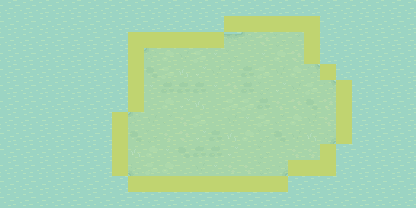

Rendered tile map (Tiled .tmx) drawn with the repository's tilesets; below, a short description and the full map source, tile grids included:
An orthogonal 26x13 tile map with 16x16 px tiles, 3 tile layers (water, grass, solidCollision), 2 tilesets.

<map version="1.10" tiledversion="1.11.2" orientation="orthogonal" renderorder="right-down" width="26" height="13" tilewidth="16" tileheight="16" infinite="0" nextlayerid="5" nextobjectid="1">
 <editorsettings>
  <export target="../Documents/RPG-game/data/tileData/level3/map.csv" format="csv" />
 </editorsettings>
 <tileset firstgid="1" source="Water.tsx" />
 <tileset firstgid="5" source="Grass.tsx" />
 <layer id="2" name="water" width="26" height="13">
  <data encoding="csv">
4,2,2,3,4,3,4,1,1,3,4,3,1,1,3,3,1,1,4,2,1,3,3,4,4,3,
3,4,3,1,1,3,2,1,4,2,1,1,1,1,2,3,3,2,2,3,2,1,1,2,1,2,
3,1,1,1,2,1,3,3,4,4,2,4,1,4,4,3,2,3,2,2,3,3,4,1,2,3,
4,1,3,4,1,4,4,4,4,1,2,4,3,1,2,3,4,4,2,3,3,4,1,3,3,3,
4,3,3,4,3,3,1,2,4,1,3,3,1,4,1,4,1,3,1,1,1,3,1,1,2,2,
1,4,2,2,2,3,2,4,2,4,1,4,4,2,3,2,4,2,4,1,4,3,4,1,2,4,
4,4,2,1,2,2,3,4,1,1,3,3,3,4,3,3,2,2,3,1,4,4,2,4,1,2,
4,4,2,2,2,2,4,3,1,2,1,2,4,2,4,2,3,4,2,4,3,3,2,1,3,3,
2,1,4,1,1,1,2,2,2,1,1,2,3,3,2,2,1,2,3,1,3,4,2,4,2,3,
2,3,3,4,1,4,4,3,1,4,1,4,4,1,2,3,2,4,2,4,2,1,3,4,4,3,
4,4,4,1,4,2,2,4,4,1,1,2,1,2,1,3,2,1,1,3,4,4,1,4,2,2,
3,1,2,4,1,1,4,4,4,1,2,2,3,1,3,1,4,4,2,2,1,3,4,1,4,2,
2,1,3,1,1,4,2,4,3,2,2,3,1,2,1,4,3,2,4,4,4,4,2,3,3,4
</data>
 </layer>
 <layer id="3" name="grass" width="26" height="13" opacity="0.31">
  <data encoding="csv">
0,0,0,0,0,0,0,0,0,0,0,0,0,0,0,0,0,0,0,0,0,0,0,0,0,0,
0,0,0,0,0,0,0,0,0,0,0,0,0,0,0,9,6,6,6,7,0,0,0,0,0,0,
0,0,0,0,0,0,0,0,0,9,6,6,6,6,6,33,65,62,61,18,0,0,0,0,0,0,
0,0,0,0,0,0,0,0,9,33,75,60,74,73,62,17,73,75,65,18,0,0,0,0,0,0,
0,0,0,0,0,0,0,0,16,63,74,71,72,60,73,64,74,60,75,32,7,0,0,0,0,0,
0,0,0,0,0,0,0,0,16,73,64,64,64,73,65,64,62,72,60,74,32,7,0,0,0,0,
0,0,0,0,0,0,0,0,16,17,75,72,71,17,74,74,64,76,65,63,65,18,0,0,0,0,
0,0,0,0,0,0,0,9,33,60,61,76,74,17,60,73,74,61,75,60,76,18,0,0,0,0,
0,0,0,0,0,0,0,16,63,62,76,65,72,64,71,75,62,63,60,71,21,29,0,0,0,0,
0,0,0,0,0,0,0,16,71,75,73,63,64,64,72,17,62,17,76,76,18,0,0,0,0,0,
0,0,0,0,0,0,0,27,22,74,75,17,60,73,76,76,62,21,28,28,29,0,0,0,0,0,
0,0,0,0,0,0,0,0,27,28,28,28,28,28,28,28,28,29,0,0,0,0,0,0,0,0,
0,0,0,0,0,0,0,0,0,0,0,0,0,0,0,0,0,0,0,0,0,0,0,0,0,0
</data>
 </layer>
 <layer id="4" name="solidCollision" width="26" height="13">
  <data encoding="csv">
0,0,0,0,0,0,0,0,0,0,0,0,0,0,0,0,0,0,0,0,0,0,0,0,0,0,
0,0,0,0,0,0,0,0,0,0,0,0,0,0,17,17,17,17,17,17,0,0,0,0,0,0,
0,0,0,0,0,0,0,0,17,17,17,17,17,17,0,0,0,0,0,17,0,0,0,0,0,0,
0,0,0,0,0,0,0,0,17,0,0,0,0,0,0,0,0,0,0,17,0,0,0,0,0,0,
0,0,0,0,0,0,0,0,17,0,0,0,0,0,0,0,0,0,0,0,17,0,0,0,0,0,
0,0,0,0,0,0,0,0,17,0,0,0,0,0,0,0,0,0,0,0,0,17,0,0,0,0,
0,0,0,0,0,0,0,0,17,0,0,0,0,0,0,0,0,0,0,0,0,17,0,0,0,0,
0,0,0,0,0,0,0,17,0,0,0,0,0,0,0,0,0,0,0,0,0,17,0,0,0,0,
0,0,0,0,0,0,0,17,0,0,0,0,0,0,0,0,0,0,0,0,0,17,0,0,0,0,
0,0,0,0,0,0,0,17,0,0,0,0,0,0,0,0,0,0,0,0,17,0,0,0,0,0,
0,0,0,0,0,0,0,17,0,0,0,0,0,0,0,0,0,0,17,17,17,0,0,0,0,0,
0,0,0,0,0,0,0,0,17,17,17,17,17,17,17,17,17,17,0,0,0,0,0,0,0,0,
0,0,0,0,0,0,0,0,0,0,0,0,0,0,0,0,0,0,0,0,0,0,0,0,0,0
</data>
 </layer>
</map>
